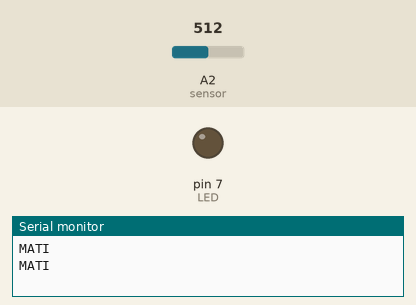
Simulated run of this sketch. Board: Arduino Uno, built with avr-gcc and run on an emulated ATmega328P. Parts: output pins drawn as LEDs (lit = HIGH), the last lines printed to the serial monitor. Inputs (shaded band) come from the test bench; at power-on: A2 (sensor) = 512.

Above: at 1.8 s.
1.9 s: A2 (sensor) set to 7
3.4 s: A2 (sensor) set to 4
At 4.3 s:
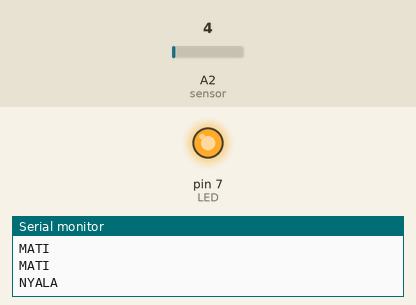
5.5 s: A2 (sensor) set to 122
At 7.0 s:
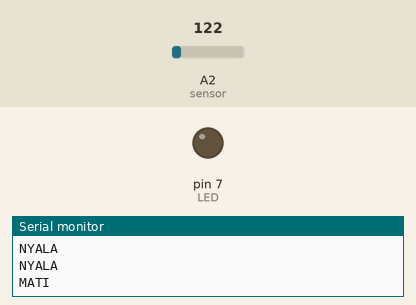
7.5 s: A2 (sensor) set to 0
At 8.6 s:
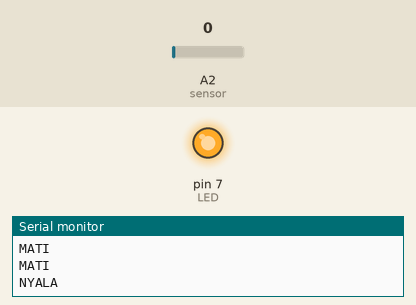
Timing chart, 0 to 10.5 s (numbered marks = the images above; inputs shaded):
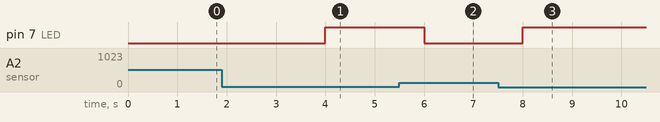

The sketch:

cahaya.ino
```cpp
int sensor = A2;
int LED = 7;


void setup() {
  Serial.begin(9600);
  pinMode(sensor, INPUT);
  pinMode(LED, OUTPUT);
}

void loop() {
  int  c = analogRead(sensor);
  if (c < 6) {
    digitalWrite(LED, HIGH);
    Serial.println("NYALA");
    delay(1000);
  }

  else {

    digitalWrite(LED, LOW);
    Serial.println("MATI");
    delay(1000);
  }
}
```

Measured:
- the behaviour switches between 6 and 5 on A2 (sensor) (found by bisection; images 0 and 1)
- after the input at 3.4 s, pin 7 (LED): LOW → HIGH after 0.60 s
- after the input at 5.5 s, pin 7 (LED): HIGH → LOW after 0.50 s
- after the input at 7.5 s, pin 7 (LED): LOW → HIGH after 0.50 s
